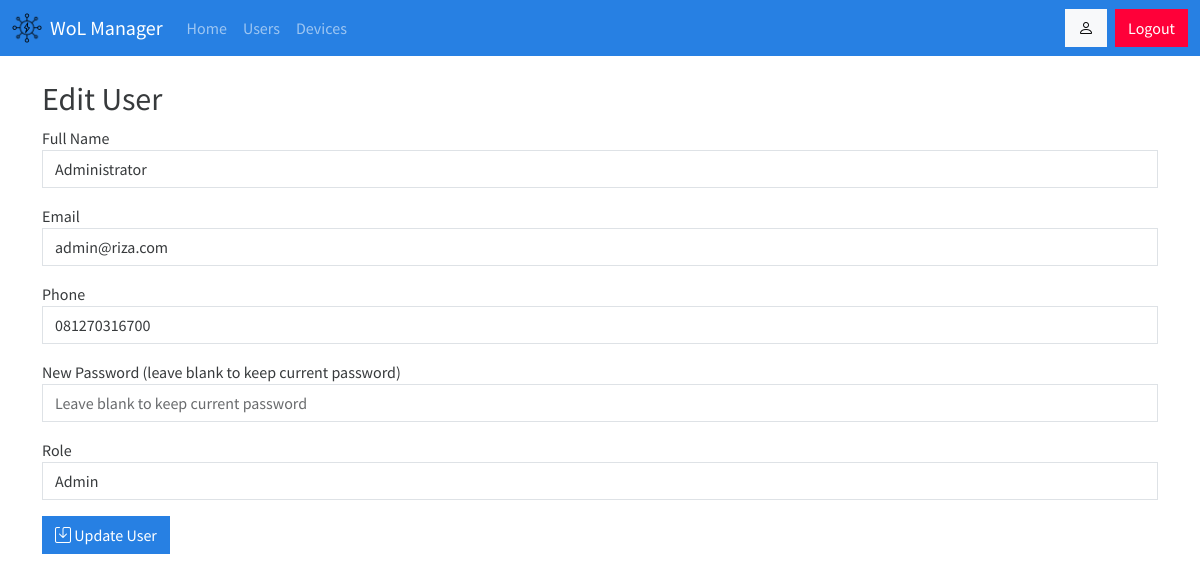
The app's page /users/edit/4 (signed in) with its own data.
### tables this page shows
CREATE TABLE users (
                            id INTEGER PRIMARY KEY AUTOINCREMENT,
                            username TEXT UNIQUE NOT NULL,
                            full_name TEXT,
                            email TEXT,
                            phone TEXT,
                            password TEXT,
                            role TEXT NOT NULL, last_login TIMESTAMP);

### main.py (the view, shortened to what this page needs)
@app.route('/users/edit/<int:user_id>', methods=['GET', 'POST'])
def edit_user(user_id):
    if 'user' not in session or session.get('role') != 'admin':
        return redirect(url_for('dashboard'))
    with get_db_connection() as conn:
        user = conn.execute("SELECT * FROM users WHERE id = ?", (user_id,)).fetchone()
        if not user:
            flash('User not found!', 'danger')
            return redirect(url_for('users'))
    return render_template('edit_user.html', user=user)

### main.py (called while the page is built)
def get_db_connection():
    conn = sqlite3.connect('database.db')
    conn.row_factory = sqlite3.Row
    return conn

### templates/edit_user.html (shortened to what this page needs)
{% extends 'base.html' %}
{% block content %}
<h2>Edit User</h2>
<form action="{{ url_for('edit_user', user_id=user['id']) }}" method="POST">
    <div class="mb-3">
        <label>Full Name</label>
        <input type="text" name="full_name" class="form-control" value="{{ user['full_name'] }}" required>
    </div>
    <div class="mb-3">
        <label>Email</label>
        <input type="email" name="email" class="form-control" value="{{ user['email'] }}" required>
    </div>
    <div class="mb-3">
        <label>Phone</label>
        <input type="text" name="phone" class="form-control" value="{{ user['phone'] }}" required>
    </div>
    <div class="mb-3">
        <label>New Password (leave blank to keep current password)</label>
        <input type="password" name="password" class="form-control" placeholder="Leave blank to keep current password">
    </div>
    <div class="mb-3">
        <label>Role</label>
        <select name="role" class="form-control">
            <option value="admin" {% if user['role'] == 'admin' %}selected{% endif %}>Admin</option>
        </select>
    </div>
    <button type="submit" class="btn btn-primary"><i class="bi bi-save"></i> Update User</button>
</form>
{% endblock %}

### records on screen
users: full_name "Administrator", email "admin@riza.com", phone "081270316700", role "Admin"
